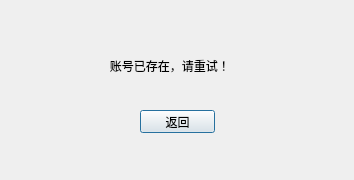
<?xml version="1.0" encoding="UTF-8"?>
<ui version="4.0">
 <class>enroll_warning2</class>
 <widget class="QDialog" name="enroll_warning2">
  <property name="geometry">
   <rect>
    <x>0</x>
    <y>0</y>
    <width>354</width>
    <height>180</height>
   </rect>
  </property>
  <property name="windowTitle">
   <string>Dialog</string>
  </property>
  <widget class="QLabel" name="label">
   <property name="geometry">
    <rect>
     <x>100</x>
     <y>50</y>
     <width>161</width>
     <height>31</height>
    </rect>
   </property>
   <property name="text">
    <string>   账号已存在，请重试！</string>
   </property>
  </widget>
  <widget class="QPushButton" name="Back">
   <property name="geometry">
    <rect>
     <x>140</x>
     <y>110</y>
     <width>75</width>
     <height>23</height>
    </rect>
   </property>
   <property name="text">
    <string>返回</string>
   </property>
  </widget>
 </widget>
 <resources/>
 <connections/>
</ui>
